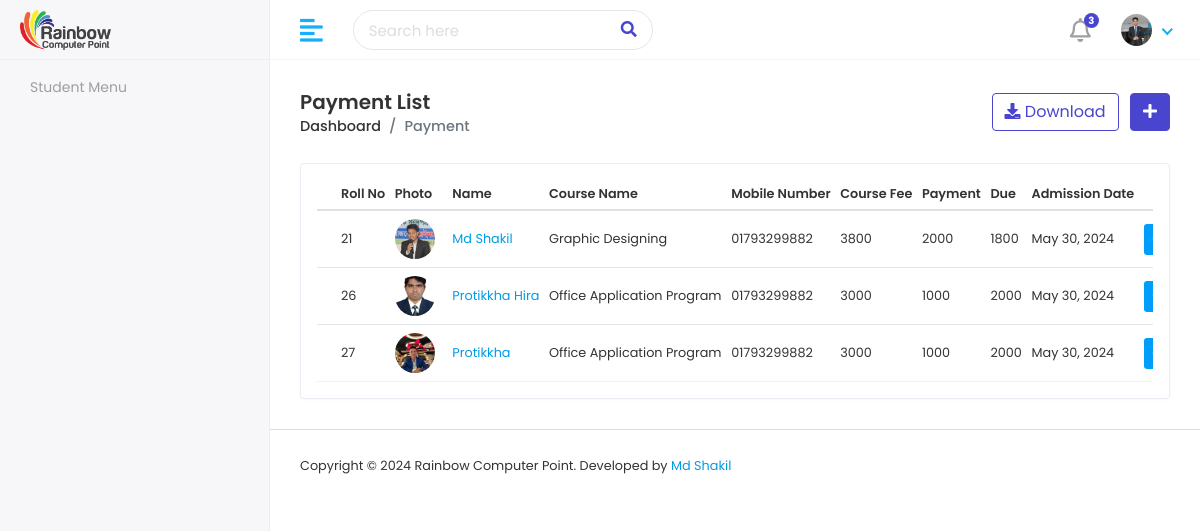
/paymentList/, run on an earlier commit of the app's database.
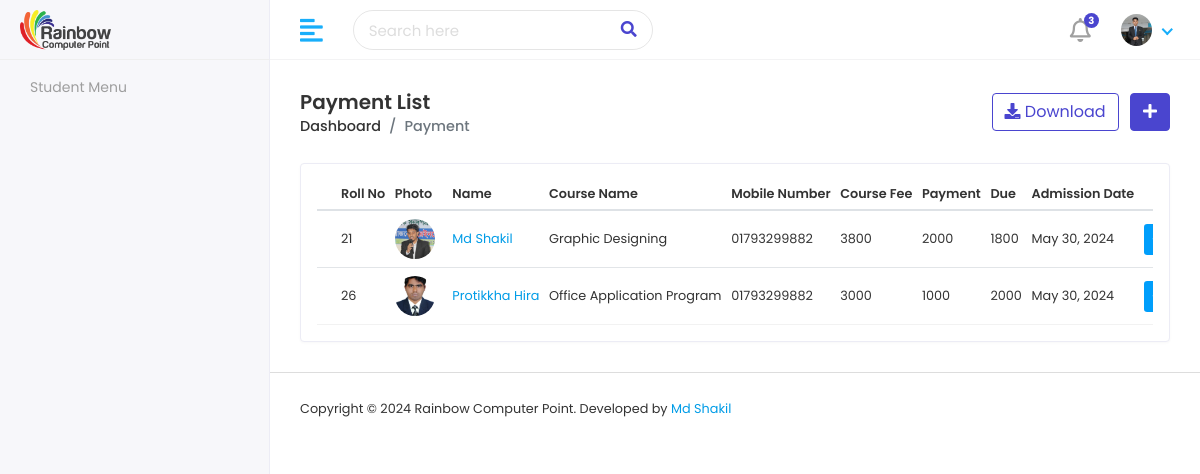
And on a later commit of the database.
### RainbowApp/models.py (models this page shows)
class StudentInfoModel(models.Model):
    user = models.OneToOneField(CustomUserModel, on_delete =models.CASCADE,related_name='studentuser')
    StudentName = models.CharField(max_length=100)
    FatherName = models.CharField(max_length=100)
    MotherName = models.CharField(max_length=100)
    GENDER = [
        ('Male','Male'),
        ('Female','Female'),
    ]
    Gender = models.CharField(choices=GENDER,max_length=100)
    DOB = models.DateField()
    Religion = models.CharField(max_length=100)
    Mobile = models.CharField(max_length=100)
    EmergencyMobile = models.CharField(max_length=100)
    StudentPhoto = models.ImageField(upload_to='studentphoto')
    PresentAddress = models.CharField(max_length=100)
    PermanentAddress = models.CharField(max_length=100)
    RollNo = models.CharField(max_length=100)
    CourseName = models.ForeignKey(CourseInfoModel,on_delete=models.DO_NOTHING)
    BatchNo = models.CharField(max_length=100)
    Batchschedule = models.CharField(max_length=100)
    SECTION = [
        ('A','A'),
        ('B','B'),
        ('C','C'),
    ]
    Section = models.CharField(max_length=100)
    CourseFee = models.CharField(max_length=100)
    Payment = models.CharField(max_length=100)
    Due = models.CharField(max_length=100)
    AdmissionDate = models.DateField(auto_now_add=True)
    LastModified = models.DateField(auto_now=True)

class CourseInfoModel(models.Model):
    CourseName = models.CharField(max_length=100)
    CourseDuration = models.CharField(max_length=100)
    WeeklyClass = models.CharField(max_length=100)
    ClassDurationHour = models.CharField(max_length=100)
    ClassDurationMinute = models.CharField(max_length=100)
    CourseFee = models.CharField(max_length=100)
    AboutCourse = models.TextField()
    CourseTopics = models.TextField()
    CourseImage = models.ImageField(upload_to='courseImg')
    def __str__(self):
        return self.CourseName

### RainbowProject/views.py (the view)
# urls.py: path('paymentList/',paymentList, name='paymentList'),
def paymentList(request):
    studentinfo = StudentInfoModel.objects.all()
    context = {
        'studentinfo':studentinfo,
    }
    return render(request,'payment/paymentlist.html',context)

### template/payment/paymentlist.html (shortened to what this page needs)
{% extends 'adminmaster/adminmaster.html' %}
{% block admincontent %}
{% load static %}
<div class="content container-fluid">
    <div class="page-header">
       <div class="row align-items-center">
          <div class="col">
             <h3 class="page-title">Payment List</h3>
             <ul class="breadcrumb">
                <li class="breadcrumb-item"><a href="{% url 'adminDashboard' %}">Dashboard</a></li>
                <li class="breadcrumb-item active">Payment</li>
             </ul>
          </div>
          <div class="col-auto text-right float-right ml-auto">
             <a href="#" class="btn btn-outline-primary mr-2"><i class="fas fa-download"></i> Download</a>
             <a href="{% url 'addStudentPage' %}" class="btn btn-primary"><i class="fas fa-plus"></i></a>
          </div>
       </div>
    </div>
    <div class="row">
       <div class="col-sm-12">
          <div class="card card-table">
             <div class="card-body">
                <div class="table-responsive">
                   <table class="table table-hover table-center mb-0 datatable">
                      <thead>
                         <tr>
                            <th>Roll No</th>
                            <th>Photo</th>
                            <th>Name</th>
                            <th>Course Name</th>
                            <th>Mobile Number</th>
                            <th>Course Fee</th>
                            <th>Payment</th>
                            <th>Due</th>
                            <th>Admission Date</th>
                            <th class="text-right">Action</th>
                         </tr>
                      </thead>
                      <tbody>
                        {% for i in studentinfo %}
                        <tr>
                            <td>{{i.RollNo}}</td>
                            <td>
                                <h2 class="table-avatar">
                                   <a class="avatar avatar-sm mr-2"><img class="avatar-img rounded-circle" src="{{i.StudentPhoto.url}}" alt="User Image"></a>
                                </h2>
                             </td>
                           <td>
                                 <a href="">{{i.StudentName}}</a>
                           </td>
                           <td>{{i.CourseName}}</td>
                           <td>{{i.Mobile}}</td>
                           <td>{{i.CourseFee}}</td>
                           <td>{{i.Payment}}</td>
                           <td>{{i.Due}}</td>
                           <td>{{i.AdmissionDate}}</td>
                           <td class="text-right">
                              <div class="actions">
                                 <a href="" class="btn btn-sm bg-info-light mr-2">
                                 </a>
                              </div>
                           </td>
                        </tr>
                        {% endfor %}
                      </tbody>
                   </table>
                </div>
             </div>
          </div>
       </div>
    </div>
 </div>
{% endblock admincontent %}

### template/adminmaster/adminmaster.html (shortened to what this page needs)
{% load static %}
<!DOCTYPE html>
<html lang="en">
<head>
    <link rel="stylesheet" href="{% static 'assets/plugins/bootstrap/css/bootstrap.min.css' %}">
    <link rel="stylesheet" href="{% static 'assets/plugins/fontawesome/css/fontawesome.min.css' %}">
    <link rel="stylesheet" href="{% static 'assets/plugins/fontawesome/css/all.min.css' %}">
    <link rel="stylesheet" href="{% static 'assets/plugins/simple-calendar/simple-calendar.css' %}">
    <link rel="stylesheet" href="{% static 'assets/css/style.css' %}">
</head>
<body>
    <div class="main-wrapper">
        {% include 'adminmaster/adminheader.html' %}
        {% include 'adminmaster/adminsidebar.html' %}
        <div class="page-wrapper">
            {% block admincontent %}
            {% endblock admincontent %}
            {% include 'adminmaster/adminfooter.html' %}
        </div>
    </div>
</body>
</html>

### template/adminmaster/adminheader.html (shortened to what this page needs)
{% load static %}
<div class="header">
    <div class="header-left">
        <a href="index.html" class="logo">
            <img src="{% static 'assets/img/logo.png' %}" alt="Logo">
        </a>
    </div>
    <a href="javascript:void(0);" id="toggle_btn">
        <i class="fas fa-align-left"></i>
    </a>
    <div class="top-nav-search">
        <form>
            <input type="text" class="form-control" placeholder="Search here">
            <button class="btn" type="submit"><i class="fas fa-search"></i></button>
        </form>
    </div>
    <ul class="nav user-menu">
        <li class="nav-item dropdown noti-dropdown">
            <a href="#" class="dropdown-toggle nav-link" data-toggle="dropdown">
                <i class="far fa-bell"></i> <span class="badge badge-pill">3</span>
            </a>
        </li>
        <li class="nav-item dropdown has-arrow">
            {% if user.UserType == 'Student' %}
            <a href="#" class="dropdown-toggle nav-link" data-toggle="dropdown">
                <span class="user-img"><img class="avatar-img rounded-circle"
                        src="{{user.studentuser.StudentPhoto.url}}" width="31"
                        alt="Ryan Taylor"></span>
            </a>
            {% else %}
            <a href="#" class="dropdown-toggle nav-link" data-toggle="dropdown">
                <span class="user-img"><img class="rounded-circle"
                        src="{% static 'assets/img/profiles/shakil.jpg' %}" width="31"
                        alt="Ryan Taylor"></span>
            </a>
            {% endif %}
        </li>
    </ul>
</div>

### template/adminmaster/adminsidebar.html (shortened to what this page needs)
{% load static %}
<div class="sidebar" id="sidebar">
    <div class="sidebar-inner slimscroll">
        <div id="sidebar-menu" class="sidebar-menu">
            <ul>
                <li class="menu-title">
                    <span>Student Menu</span>
                </li>
        </div>
    </div>
</div>

### template/adminmaster/adminfooter.html
<footer>
    <p>Copyright © 2024 Rainbow Computer Point. Developed by <a href="https://www.facebook.com/mrshakil015/" target="_blank">Md Shakil</a></p>
</footer>

What changed in the data, as far as the page shows it:
removed StudentInfoModel: RollNo "27", StudentPhoto (picture), StudentName "Protikkha", CourseName "Office Application Program", Mobile "01793299882", CourseFee "3000", Payment "1000", Due "2000", AdmissionDate "May 30, 2024"
